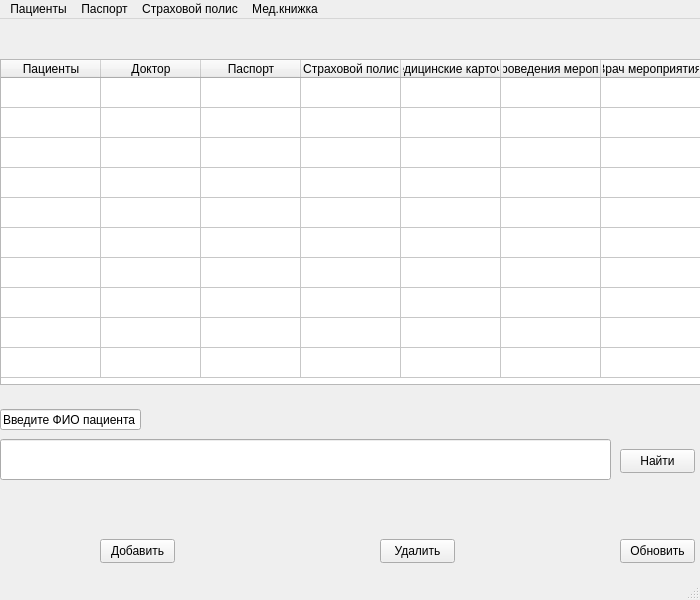
<?xml version="1.0" encoding="UTF-8"?>
<ui version="4.0">
 <class>MainWindow</class>
 <widget class="QMainWindow" name="MainWindow">
  <property name="geometry">
   <rect>
    <x>0</x>
    <y>0</y>
    <width>700</width>
    <height>600</height>
   </rect>
  </property>
  <property name="windowTitle">
   <string>MainWindow</string>
  </property>
  <property name="toolButtonStyle">
   <enum>Qt::ToolButtonTextOnly</enum>
  </property>
  <widget class="QWidget" name="centralwidget">
   <widget class="QTableWidget" name="tableWidget">
    <property name="geometry">
     <rect>
      <x>0</x>
      <y>40</y>
      <width>801</width>
      <height>326</height>
     </rect>
    </property>
    <property name="maximumSize">
     <size>
      <width>16777208</width>
      <height>16777215</height>
     </size>
    </property>
    <property name="cursor" stdset="0">
     <cursorShape>ArrowCursor</cursorShape>
    </property>
    <property name="autoScrollMargin">
     <number>16</number>
    </property>
    <attribute name="horizontalHeaderCascadingSectionResizes">
     <bool>true</bool>
    </attribute>
    <attribute name="horizontalHeaderMinimumSectionSize">
     <number>32</number>
    </attribute>
    <attribute name="horizontalHeaderShowSortIndicator" stdset="0">
     <bool>true</bool>
    </attribute>
    <attribute name="horizontalHeaderStretchLastSection">
     <bool>false</bool>
    </attribute>
    <attribute name="verticalHeaderVisible">
     <bool>false</bool>
    </attribute>
    <attribute name="verticalHeaderCascadingSectionResizes">
     <bool>false</bool>
    </attribute>
    <attribute name="verticalHeaderShowSortIndicator" stdset="0">
     <bool>true</bool>
    </attribute>
    <attribute name="verticalHeaderStretchLastSection">
     <bool>false</bool>
    </attribute>
    <row>
     <property name="text">
      <string>1</string>
     </property>
    </row>
    <row>
     <property name="text">
      <string>2</string>
     </property>
    </row>
    <row>
     <property name="text">
      <string>3</string>
     </property>
    </row>
    <row>
     <property name="text">
      <string>4</string>
     </property>
    </row>
    <row>
     <property name="text">
      <string>5</string>
     </property>
    </row>
    <row>
     <property name="text">
      <string>Новая строка</string>
     </property>
    </row>
    <row>
     <property name="text">
      <string>6</string>
     </property>
    </row>
    <row>
     <property name="text">
      <string>7</string>
     </property>
    </row>
    <row>
     <property name="text">
      <string>8</string>
     </property>
    </row>
    <row>
     <property name="text">
      <string>10</string>
     </property>
    </row>
    <column>
     <property name="text">
      <string>Пациенты</string>
     </property>
     <property name="icon">
      <iconset theme="accessories-dictionary"/>
     </property>
    </column>
    <column>
     <property name="text">
      <string>Доктор</string>
     </property>
    </column>
    <column>
     <property name="text">
      <string>Паспорт</string>
     </property>
    </column>
    <column>
     <property name="text">
      <string>Страховой полис</string>
     </property>
    </column>
    <column>
     <property name="text">
      <string>Медицинские карточки</string>
     </property>
    </column>
    <column>
     <property name="text">
      <string>Дата проведения мероприятия</string>
     </property>
    </column>
    <column>
     <property name="text">
      <string>Врач мероприятия </string>
     </property>
    </column>
   </widget>
   <widget class="QPushButton" name="pushButton">
    <property name="geometry">
     <rect>
      <x>100</x>
      <y>520</y>
      <width>75</width>
      <height>24</height>
     </rect>
    </property>
    <property name="text">
     <string>Добавить</string>
    </property>
   </widget>
   <widget class="QPushButton" name="pushButton_2">
    <property name="geometry">
     <rect>
      <x>380</x>
      <y>520</y>
      <width>75</width>
      <height>24</height>
     </rect>
    </property>
    <property name="text">
     <string>Удалить</string>
    </property>
   </widget>
   <widget class="QPushButton" name="pushButton_3">
    <property name="geometry">
     <rect>
      <x>620</x>
      <y>520</y>
      <width>75</width>
      <height>24</height>
     </rect>
    </property>
    <property name="text">
     <string>Обновить</string>
    </property>
   </widget>
   <widget class="QLineEdit" name="lineEdit">
    <property name="geometry">
     <rect>
      <x>0</x>
      <y>420</y>
      <width>611</width>
      <height>41</height>
     </rect>
    </property>
   </widget>
   <widget class="QLineEdit" name="lineEdit_2">
    <property name="geometry">
     <rect>
      <x>0</x>
      <y>390</y>
      <width>141</width>
      <height>21</height>
     </rect>
    </property>
    <property name="text">
     <string>Введите ФИО пациента</string>
    </property>
   </widget>
   <widget class="QPushButton" name="pushButton_4">
    <property name="geometry">
     <rect>
      <x>620</x>
      <y>430</y>
      <width>75</width>
      <height>24</height>
     </rect>
    </property>
    <property name="text">
     <string>Найти</string>
    </property>
   </widget>
  </widget>
  <widget class="QMenuBar" name="menubar">
   <property name="geometry">
    <rect>
     <x>0</x>
     <y>0</y>
     <width>700</width>
     <height>22</height>
    </rect>
   </property>
   <widget class="QMenu" name="menu">
    <property name="title">
     <string>Пациенты</string>
    </property>
   </widget>
   <widget class="QMenu" name="menu_2">
    <property name="title">
     <string>Паспорт</string>
    </property>
   </widget>
   <widget class="QMenu" name="menu_3">
    <property name="title">
     <string>Страховой полис</string>
    </property>
   </widget>
   <widget class="QMenu" name="menu_4">
    <property name="title">
     <string>Мед.книжка</string>
    </property>
   </widget>
   <addaction name="menu"/>
   <addaction name="menu_2"/>
   <addaction name="menu_3"/>
   <addaction name="menu_4"/>
  </widget>
  <widget class="QStatusBar" name="statusbar"/>
  <action name="action">
   <property name="text">
    <string>Детская </string>
   </property>
  </action>
 </widget>
 <resources/>
 <connections/>
</ui>
